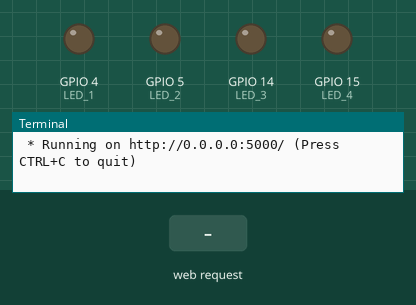
Simulated run of this program. Board: Raspberry Pi (BCM pin numbers). Shown: output pins drawn as LEDs (lit = HIGH), the last lines printed to the terminal. The test bench sets the inputs (shaded band). The clock reads 2024-03-15 10:24:30 at power-on unless the program sets it.

Above: at 1.2 s.
1.3 s: HTTP request for /led/on received
At 1.7 s:
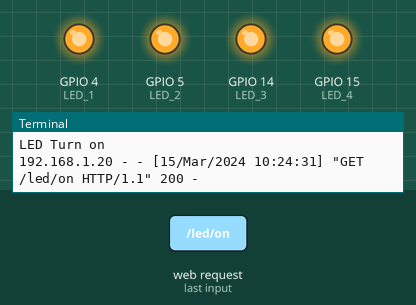
4.3 s: HTTP request for /led/off received
At 5.2 s:
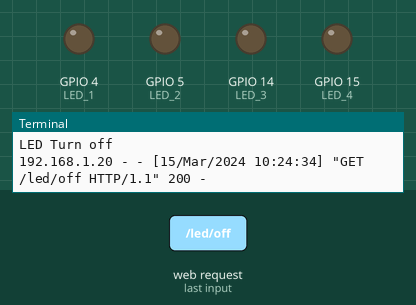
Timing chart, 0 to 7.3 s (numbered marks = the images above; inputs shaded):
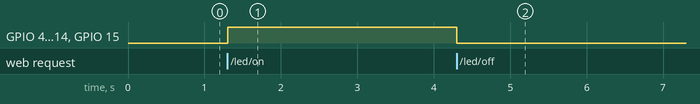

The program:

flask_example.py
```python
import RPi.GPIO as GPIO

from flask import Flask
app = Flask(__name__)

LED_1 = 4
LED_2 = 5
LED_3 = 14
LED_4 = 15

@app.route('/')
def hello():
    return "hello world"

@app.route('/led/<onoff>')
def ledonoff(onoff):
    if onoff == "on":
        print("LED Turn on")
        GPIO.output(LED_1, 1)
        GPIO.output(LED_2, 1)
        GPIO.output(LED_3, 1)
        GPIO.output(LED_4, 1)

    elif onoff == "off":
        print("LED Turn off")
        GPIO.output(LED_1, 0)
        GPIO.output(LED_2, 0)
        GPIO.output(LED_3, 0)
        GPIO.output(LED_4, 0)

    return "LED"

if __name__ == "__main__":
    GPIO.setmode(GPIO.BCM)
    GPIO.setup(LED_1, GPIO.OUT, initial=GPIO.LOW)
    GPIO.setup(LED_2, GPIO.OUT, initial=GPIO.LOW)
    GPIO.setup(LED_3, GPIO.OUT, initial=GPIO.LOW)
    GPIO.setup(LED_4, GPIO.OUT, initial=GPIO.LOW)
    app.run(host='0.0.0.0', port=5000, debug=True)
```

Measured:
- after the input at 1.3 s, GPIO 4 (LED_1), GPIO 5 (LED_2), GPIO 14 (LED_3), GPIO 15 (LED_4): LOW → HIGH at once
- after the input at 4.3 s, GPIO 4 (LED_1), GPIO 5 (LED_2), GPIO 14 (LED_3), GPIO 15 (LED_4): HIGH → LOW at once
